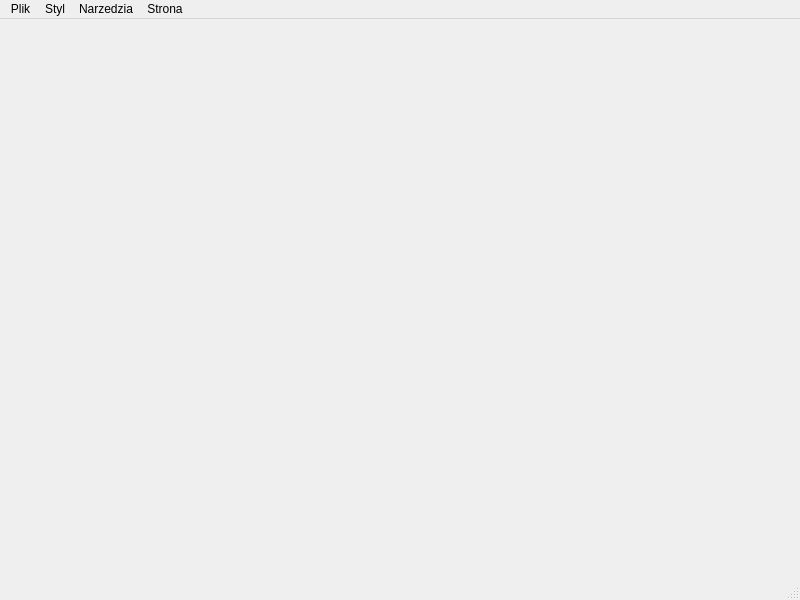
<?xml version="1.0" encoding="UTF-8"?>
<ui version="4.0">
 <class>MainWindow</class>
 <widget class="QMainWindow" name="MainWindow">
  <property name="geometry">
   <rect>
    <x>0</x>
    <y>0</y>
    <width>800</width>
    <height>600</height>
   </rect>
  </property>
  <property name="windowTitle">
   <string>MainWindow</string>
  </property>
  <widget class="QWidget" name="centralwidget"/>
  <widget class="QMenuBar" name="menubar">
   <property name="geometry">
    <rect>
     <x>0</x>
     <y>0</y>
     <width>800</width>
     <height>20</height>
    </rect>
   </property>
   <widget class="QMenu" name="menuFile">
    <property name="title">
     <string>Plik</string>
    </property>
    <addaction name="actionNowy"/>
    <addaction name="actionOtworz"/>
    <addaction name="actionZapisz"/>
    <addaction name="actionZamknij"/>
   </widget>
   <widget class="QMenu" name="menuStyl">
    <property name="title">
     <string>Styl</string>
    </property>
    <addaction name="actionKolor"/>
    <addaction name="actionRozmiar"/>
   </widget>
   <widget class="QMenu" name="menuGumka">
    <property name="title">
     <string>Narzedzia</string>
    </property>
    <addaction name="actionGumka"/>
   </widget>
   <widget class="QMenu" name="menuStrona">
    <property name="title">
     <string>Strona</string>
    </property>
    <addaction name="actionNastepna"/>
   </widget>
   <addaction name="menuFile"/>
   <addaction name="menuStyl"/>
   <addaction name="menuGumka"/>
   <addaction name="menuStrona"/>
  </widget>
  <widget class="QStatusBar" name="statusbar"/>
  <action name="actionZapisz">
   <property name="text">
    <string>Zapisz</string>
   </property>
  </action>
  <action name="actionNowy">
   <property name="text">
    <string>Nowy</string>
   </property>
  </action>
  <action name="actionOtworz">
   <property name="text">
    <string>Otworz</string>
   </property>
  </action>
  <action name="actionZamknij">
   <property name="text">
    <string>Zamknij</string>
   </property>
  </action>
  <action name="actionKolor">
   <property name="text">
    <string>Kolor</string>
   </property>
  </action>
  <action name="actionRozmiar">
   <property name="text">
    <string>Rozmiar</string>
   </property>
  </action>
  <action name="actionGumka">
   <property name="checkable">
    <bool>true</bool>
   </property>
   <property name="text">
    <string>Gumka</string>
   </property>
  </action>
  <action name="actionNastepna">
   <property name="text">
    <string>Nastepna</string>
   </property>
  </action>
 </widget>
 <resources/>
 <connections/>
</ui>
